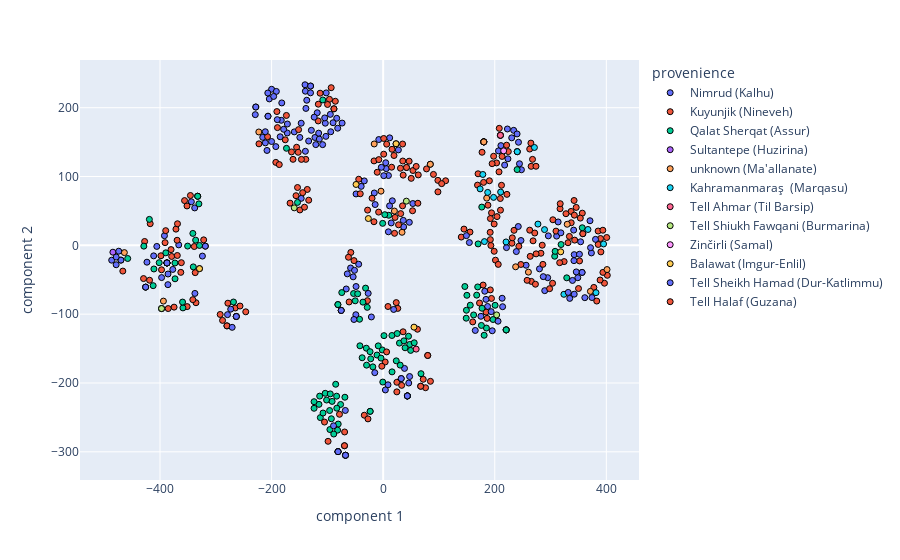

Notebook code for this chart:
### Code cell
fig = px.scatter(reduced_tsne, x="component 1", y="component 2",
                 color="provenience",
                 hover_data=["subgenre", "project", reduced_tsne.index, "date_for_viz", "Text_length_partial", "Text_length_full"])
fig.update_traces(marker=dict(line=dict(width=1, color='black')))
fig.show()

### Figure 1 — Plotly figure (JSON) as saved in the notebook; plotly's stock layout.template omitted (floating-point values rounded to 4 significant figures; data arrays with more than 128 entries replaced by an {"elided": "..."} marker saying what was removed)
{"data": [{"customdata": {"elided": "102x6 mixed values"}, "hovertemplate": "provenience=Nimrud (Kalhu)<br>component 1=%{x}<br>component 2=%{y}<br>subgenre=%{customdata[0]}<br>project=%{customdata[1]}<br>index=%{customdata[2]}<br>date_for_viz=%{customdata[3]}<br>Text_length_partial=%{customdata[4]}<br>Text_length_full=%{customdata[5]}<extra></extra>", "legendgroup": "Nimrud (Kalhu)", "marker": {"color": "#636efa", "line": {"color": "black", "width": 1}, "symbol": "circle"}, "mode": "markers", "name": "Nimrud (Kalhu)", "orientation": "v", "showlegend": true, "type": "scatter", "x": [-138.5, -215.8, -43.89, -128.7, 9.449, 1.063, -58.41, -73.59, -139.4, -15.92, -93.95, -172.0, -337.4, -332.4, -392.0, -206.4, -343.8, -182.6, 211.0, 310.9, 8.655, -146.9, 242.5, -75.24, 357.9, 353.9, 289.6, 296.0, 373.2, 175.2, -48.6, -181.8, -397.2, 27.25, -66.18, -337.8, -178.4, -94.68, -171.7, 43.35, -122.3, -103.7, -51.34, -64.3, -146.9, -200.0, -118.2, 221.0, 3.934, 38.23, 46.92, -130.2, 5.499, -83.28, -159.3, -279.0, 240.3, 206.7, 247.8, -14.34, 14.42, 256.2, 247.0, -23.3, 280.2, 313.6, 36.71, -149.3, -208.2, -130.1, 182.1, -140.1, -120.8, -192.4, -189.8, -191.5, -102.1, 11.65, -114.4, -115.6, -200.0, -133.5, -88.22, -81.52, -377.1, -33.83, -102.7, 41.86, -89.81, -130.1, 53.17, 4.605, 23.1, -3.303, -104.8, -136.9, -108.5, 187.2, -366.4, -39.41, -7.849, -53.79], "xaxis": "x", "y": [199.0, 156.9, -27.45, 167.1, 101.4, 101.2, -32.92, 177.6, 224.0, 76.05, 165.0, 163.3, -69.85, 71.33, 14.02, 187.6, 63.29, 181.7, 144.9, 13.42, -202.6, 68.25, 149.8, -94.6, 16.88, 5.151, -65.84, 13.77, -11.04, -103.1, 74.67, 206.9, -91.84, 138.6, -63.41, 54.38, 168.6, 190.3, 176.3, -218.8, 156.7, 177.5, -36.33, -41.44, 177.4, 226.8, 192.6, -3.313, -210.1, -178.8, 33.45, 221.6, 111.4, 184.6, 164.8, -100.7, 136.1, 137.2, 109.8, 59.25, 32.55, -28.91, 7.044, -241.2, -34.2, 34.0, 26.82, 156.8, 137.9, 231.5, -66.66, 233.3, 146.3, 143.4, 182.6, 223.6, 221.5, 156.2, 154.4, 163.0, 150.9, 151.6, 198.4, 170.2, -35.0, 93.63, 158.3, 113.1, 178.1, 231.5, 60.73, 120.0, 147.6, 113.3, 185.1, 210.8, 146.3, -88.83, 0.6702, 85.67, 153.7, -45.78], "yaxis": "y"}, {"customdata": {"elided": "250x6 mixed values"}, "hovertemplate": "provenience=Kuyunjik (Nineveh)<br>component 1=%{x}<br>component 2=%{y}<br>subgenre=%{customdata[0]}<br>project=%{customdata[1]}<br>index=%{customdata[2]}<br>date_for_viz=%{customdata[3]}<br>Text_length_partial=%{customdata[4]}<br>Text_length_full=%{customdata[5]}<extra></extra>", "legendgroup": "Kuyunjik (Nineveh)", "marker": {"color": "#EF553B", "line": {"color": "black", "width": 1}, "symbol": "circle"}, "mode": "markers", "name": "Kuyunjik (Nineveh)", "orientation": "v", "showlegend": true, "type": "scatter", "x": {"elided": "250 float values"}, "xaxis": "x", "y": {"elided": "250 float values"}, "yaxis": "y"}, {"customdata": {"elided": "115x6 mixed values"}, "hovertemplate": "provenience=Qalat Sherqat (Assur)<br>component 1=%{x}<br>component 2=%{y}<br>subgenre=%{customdata[0]}<br>project=%{customdata[1]}<br>index=%{customdata[2]}<br>date_for_viz=%{customdata[3]}<br>Text_length_partial=%{customdata[4]}<br>Text_length_full=%{customdata[5]}<extra></extra>", "legendgroup": "Qalat Sherqat (Assur)", "marker": {"color": "#00cc96", "line": {"color": "black", "width": 1}, "symbol": "circle"}, "mode": "markers", "name": "Qalat Sherqat (Assur)", "orientation": "v", "showlegend": true, "type": "scatter", "x": [170.2, -341.1, -410.9, -350.5, 15.92, -53.07, -329.3, -401.4, -80.62, 47.6, 39.26, -22.29, -92.89, -358.9, -387.5, -332.4, 43.35, -387.5, -1.587, 67.79, -113.8, 45.47, -28.51, -81.13, -30.2, 15.68, -419.1, 55.65, -29.76, 1.44, -50.12, -387.5, -103.9, -41.67, -31.53, -95.48, -112.6, -23.5, -115.1, -373.1, -268.3, 30.5, -340.3, -23.3, 220.5, -173.3, -67.52, 10.09, -0.8916, 43.35, -330.3, 240.1, 185.1, -81.68, 329.0, -88.57, -42.34, 177.2, -108.2, 200.6, 307.5, -123.9, -45.68, 176.8, -74.19, -153.6, 167.7, -36.28, 356.8, 197.0, 2.854, 308.2, 318.9, 23.46, -0.6726, 25.18, -8.831, -11.07, 49.27, 29.2, -18.52, 37.22, -37.67, -397.2, -3.852, 176.1, 150.1, -83.4, -68.62, -373.3, -359.6, -336.1, 156.1, -76.29, -389.6, -107.8, -95.97, -101.4, -80.91, -83.09, 148.8, -91.51, -412.3, 169.4, -123.9, 162.2, -429.0, 181.0, 220.5, -94.81, -85.08, -387.5, -457.9, 146.4, 149.2], "xaxis": "x", "y": [2.083, 17.33, -34.35, -1.09, -183.8, -70.02, -0.169, -25.2, -259.7, -144.0, -148.8, -164.9, -252.0, -90.9, -25.58, 71.33, -218.8, -25.58, -152.0, -186.5, -219.1, -132.1, -90.1, -86.08, -149.4, -131.0, 37.69, -141.6, -174.1, -131.2, -80.61, -25.58, -215.0, -146.0, -62.16, -267.7, -250.3, -154.5, -231.1, -48.63, -82.32, -174.0, -31.29, -241.2, -122.8, 141.0, -305.0, 43.67, 31.94, -218.8, 60.25, 110.1, -120.2, -268.5, -47.21, -274.1, -107.4, -91.44, 211.2, -87.11, -15.84, -236.8, -70.39, 55.57, -68.62, 62.36, -72.34, -82.52, 25.56, -107.8, 44.58, -8.706, 1.155, -167.8, -198.6, -128.2, -146.1, -159.4, -152.6, -142.0, -176.6, -138.8, -163.3, -91.84, -163.8, -116.4, -72.61, -219.2, -220.7, -25.66, -82.42, 7.574, -86.96, -231.2, -10.9, -243.6, -240.0, -224.8, -299.8, -236.6, -105.8, -226.7, -58.59, -60.43, -227.2, -101.2, -1.159, -130.7, -122.8, -215.9, -201.8, -25.58, -19.14, -59.85, -94.33], "yaxis": "y"}, {"customdata": [["sales document (person)", "huzirina", "P338308", "7th century", 1, 7]], "hovertemplate": "provenience=Sultantepe (Huzirina)<br>component 1=%{x}<br>component 2=%{y}<br>subgenre=%{customdata[0]}<br>project=%{customdata[1]}<br>index=%{customdata[2]}<br>date_for_viz=%{customdata[3]}<br>Text_length_partial=%{customdata[4]}<br>Text_length_full=%{customdata[5]}<extra></extra>", "legendgroup": "Sultantepe (Huzirina)", "marker": {"color": "#ab63fa", "line": {"color": "black", "width": 1}, "symbol": "circle"}, "mode": "markers", "name": "Sultantepe (Huzirina)", "orientation": "v", "showlegend": true, "type": "scatter", "x": [-484.4], "xaxis": "x", "y": [-9.948], "yaxis": "y"}, {"customdata": [["sales document (person)", "mallanate", "P342654", "Ashurbanipal", 5, 7], ["sales document (person)", "mallanate", "P522850", "Sargonid period", 5, 5], ["sales document (person)", "mallanate", "P522851", "Sargonid period", 5, 5], ["sales document (person)", "mallanate", "P522852", "Sargonid period", 5, 5], ["sales document (person)", "mallanate", "P522853", "Sargonid period", 8, 8], ["sales document (person)", "mallanate", "P522854", "Sargonid period", 7, 8], ["sales document (person)", "mallanate", "P522855", "Sargonid period", 5, 5], ["sales document (person)", "mallanate", "P522856", "Sargonid period", 5, 5], ["sales document (person)", "mallanate", "P522857", "Sargonid period", 12, 12], ["sales document (field)", "mallanate", "P522859", "Sargonid period", 9, 9], ["sales document (field)", "mallanate", "P522861", "Sargonid period", 7, 7], ["sales document (field)", "mallanate", "P522869", "Ashurbanipal", 4, 11], ["sales document (person)", "mallanate", "P522881", "Ashurbanipal", 10, 10], ["sales document (person)", "mallanate", "P522882", "Ashurbanipal", 3, 12], ["sales document (plot)", "mallanate", "P522883", "7th century", 2, 6]], "hovertemplate": "provenience=unknown (Ma'allanate)<br>component 1=%{x}<br>component 2=%{y}<br>subgenre=%{customdata[0]}<br>project=%{customdata[1]}<br>index=%{customdata[2]}<br>date_for_viz=%{customdata[3]}<br>Text_length_partial=%{customdata[4]}<br>Text_length_full=%{customdata[5]}<extra></extra>", "legendgroup": "unknown (Ma'allanate)", "marker": {"color": "#FFA15A", "line": {"color": "black", "width": 1}, "symbol": "circle"}, "mode": "markers", "name": "unknown (Ma'allanate)", "orientation": "v", "showlegend": true, "type": "scatter", "x": [20.13, 84.48, 371.5, 401.2, 185.6, 33.78, 329.9, 180.4, 237.4, -3.867, -16.06, -222.9, 260.3, -393.9, -463.9], "xaxis": "x", "y": [49.83, 117.8, -66.88, -35.18, 68.64, 18.96, 30.63, 150.3, -31.19, 78.72, 147.3, 164.7, -38.95, -81.02, -10.55], "yaxis": "y"}, {"customdata": [["sales document (person)", "marqasu", "P522546", "Sargonid period", 9, 9], ["sales document (person)", "marqasu", "P522547", "Sargonid period", 4, 5], ["sales document (person)", "marqasu", "P522548", "7th century", 7, 9], ["sales document (person)", "marqasu", "P522549", "post-canonical", 36, 36], ["sales document (person)", "marqasu", "P522553", "Ashurbanipal", 10, 10], ["sales document (person)", "marqasu", "P522555", "post-canonical", 11, 11], ["sales document (person)", "marqasu", "P522559", "post-canonical", 8, 8], ["sales document (person)", "marqasu", "P522560", "Sargonid period", 2, 5], ["sales document (person)", "marqasu", "P522562", "Sargonid period", 10, 10], ["sales document (person)", "marqasu", "P522563", "Ashurbanipal", 2, 5], ["sales document (garden)", "marqasu", "P522566", "Ashurbanipal", 12, 12], ["sales document (field)", "marqasu", "P522567", "Ashurbanipal", 5, 5], ["sales document (person)", "marqasu", "P522568", "Ashurbanipal", 11, 11], ["sales document (person)", "marqasu", "P522572", "Sargonid period", 5, 5], ["sales document (field)", "marqasu", "P522573", "Sargonid period", 5, 5], ["sales document (person)", "marqasu", "P522576", "Ashurbanipal", 5, 5], ["sales document (person)", "marqasu", "P522577", "Ashurbanipal", 7, 7]], "hovertemplate": "provenience=Kahramanmaraş  (Marqasu)<br>component 1=%{x}<br>component 2=%{y}<br>subgenre=%{customdata[0]}<br>project=%{customdata[1]}<br>index=%{customdata[2]}<br>date_for_viz=%{customdata[3]}<br>Text_length_partial=%{customdata[4]}<br>Text_length_full=%{customdata[5]}<extra></extra>", "legendgroup": "Kahramanmaraş  (Marqasu)", "marker": {"color": "#19d3f3", "line": {"color": "black", "width": 1}, "symbol": "circle"}, "mode": "markers", "name": "Kahramanmaraş  (Marqasu)", "orientation": "v", "showlegend": true, "type": "scatter", "x": [277.4, 367.1, 289.2, 181.5, 178.6, 220.3, 323.9, 43.35, 173.8, 43.35, 197.9, 271.1, 210.6, 381.5, 395.1, 240.3, 187.4], "xaxis": "x", "y": [30.89, 23.03, 22.85, 5.427, 103.0, 4.911, -71.16, -218.8, 82.03, -218.8, 69.67, 142.2, 77.4, -68.73, 2.009, 136.1, 76.89], "yaxis": "y"}, {"customdata": [["sales document (person)", "tilbarsip", "P522599", "Ashurbanipal", 4, 5], ["sales document (person)", "tilbarsip", "P522604", "Ashurbanipal", 5, 5]], "hovertemplate": "provenience=Tell Ahmar (Til Barsip)<br>component 1=%{x}<br>component 2=%{y}<br>subgenre=%{customdata[0]}<br>project=%{customdata[1]}<br>index=%{customdata[2]}<br>date_for_viz=%{customdata[3]}<br>Text_length_partial=%{customdata[4]}<br>Text_length_full=%{customdata[5]}<extra></extra>", "legendgroup": "Tell Ahmar (Til Barsip)", "marker": {"color": "#FF6692", "line": {"color": "black", "width": 1}, "symbol": "circle"}, "mode": "markers", "name": "Tell Ahmar (Til Barsip)", "orientation": "v", "showlegend": true, "type": "scatter", "x": [59.18, 210.2], "xaxis": "x", "y": [-150.8, 159.9], "yaxis": "y"}, {"customdata": [["sales document (person)", "burmarina", "P522614", "Sargonid period", 1, 5], ["sales document (person)", "burmarina", "P522617", "Sargonid period", 2, 7], ["sales document", "burmarina", "P522618", "Sargonid period", 11, 25], ["sales document (person)", "burmarina", "P522619", "Sargonid period", 2, 22], ["sales document", "burmarina", "P522620", "Sargonid period", 2, 4], ["sales document (field)", "burmarina", "P522621", "Sargonid period", 1, 7]], "hovertemplate": "provenience=Tell Shiukh Fawqani (Burmarina)<br>component 1=%{x}<br>component 2=%{y}<br>subgenre=%{customdata[0]}<br>project=%{customdata[1]}<br>index=%{customdata[2]}<br>date_for_viz=%{customdata[3]}<br>Text_length_partial=%{customdata[4]}<br>Text_length_full=%{customdata[5]}<extra></extra>", "legendgroup": "Tell Shiukh Fawqani (Burmarina)", "marker": {"color": "#B6E880", "line": {"color": "black", "width": 1}, "symbol": "circle"}, "mode": "markers", "name": "Tell Shiukh Fawqani (Burmarina)", "orientation": "v", "showlegend": true, "type": "scatter", "x": [-397.2, 41.56, 203.4, -159.4, -80.91, -80.91], "xaxis": "x", "y": [-91.84, 64.21, -101.1, 54.5, -299.8, -299.8], "yaxis": "y"}, {"customdata": [["sales document (person)", "samal", "P522658", "Sargonid period", 5, 5]], "hovertemplate": "provenience=Zinčirli (Samal)<br>component 1=%{x}<br>component 2=%{y}<br>subgenre=%{customdata[0]}<br>project=%{customdata[1]}<br>index=%{customdata[2]}<br>date_for_viz=%{customdata[3]}<br>Text_length_partial=%{customdata[4]}<br>Text_length_full=%{customdata[5]}<extra></extra>", "legendgroup": "Zinčirli (Samal)", "marker": {"color": "#FF97FF", "line": {"color": "black", "width": 1}, "symbol": "circle"}, "mode": "markers", "name": "Zinčirli (Samal)", "orientation": "v", "showlegend": true, "type": "scatter", "x": [216.0], "xaxis": "x", "y": [137.3], "yaxis": "y"}, {"customdata": [["sales document (field)", "imgurenlil", "P522826", "8th century", 4, 4], ["lease document (field)", "imgurenlil", "P522827", "7th century", 6, 8], ["lease document (field)", "imgurenlil", "P522830", "Unknown", 1, 5], ["sales document (person)", "imgurenlil", "P522841", "Sargonid period", 14, 14], ["sales document (person)", "imgurenlil", "P522842", "Sargonid period", 5, 5], ["sales document (field)", "imgurenlil", "P522846", "Sargonid period", 11, 12]], "hovertemplate": "provenience=Balawat (Imgur-Enlil)<br>component 1=%{x}<br>component 2=%{y}<br>subgenre=%{customdata[0]}<br>project=%{customdata[1]}<br>index=%{customdata[2]}<br>date_for_viz=%{customdata[3]}<br>Text_length_partial=%{customdata[4]}<br>Text_length_full=%{customdata[5]}<extra></extra>", "legendgroup": "Balawat (Imgur-Enlil)", "marker": {"color": "#FECB52", "line": {"color": "black", "width": 1}, "symbol": "circle"}, "mode": "markers", "name": "Balawat (Imgur-Enlil)", "orientation": "v", "showlegend": true, "type": "scatter", "x": [23.1, 55.24, -329.2, -48.62, 318.3, -26.56], "xaxis": "x", "y": [147.6, -118.9, -33.85, 88.46, -9.411, 38.95], "yaxis": "y"}, {"customdata": {"elided": "93x6 mixed values"}, "hovertemplate": "provenience=Tell Sheikh Hamad (Dur-Katlimmu)<br>component 1=%{x}<br>component 2=%{y}<br>subgenre=%{customdata[0]}<br>project=%{customdata[1]}<br>index=%{customdata[2]}<br>date_for_viz=%{customdata[3]}<br>Text_length_partial=%{customdata[4]}<br>Text_length_full=%{customdata[5]}<extra></extra>", "legendgroup": "Tell Sheikh Hamad (Dur-Katlimmu)", "marker": {"color": "#636efa", "line": {"color": "black", "width": 1}, "symbol": "circle"}, "mode": "markers", "name": "Tell Sheikh Hamad (Dur-Katlimmu)", "orientation": "v", "showlegend": true, "type": "scatter", "x": [217.7, 233.9, -270.7, 16.44, -204.1, 244.3, -423.4, 341.4, -123.6, -474.0, 342.5, -211.3, 371.7, 242.2, 342.4, 380.6, -425.8, 294.9, 222.7, 223.6, -206.8, 348.9, 287.0, -48.99, -15.06, -75.24, 351.8, 361.4, 374.2, 370.7, 149.2, 36.07, 213.2, 11.5, 342.0, -80.91, -26.83, 331.7, 356.5, 356.5, 346.1, -48.59, -470.0, -470.0, 339.3, -385.8, -67.52, -405.7, 230.4, -486.6, 238.7, 154.5, -324.0, 18.83, -229.2, 318.5, 32.38, -425.8, -397.1, 43.35, -80.91, 214.1, 195.5, 165.1, -139.4, -196.3, -478.6, 184.2, -411.3, 240.0, 193.6, 205.9, -184.6, -206.4, 45.83, -387.5, -67.83, 334.4, -318.8, -211.2, -88.97, -273.3, -228.3, -21.16, -263.2, -52.39, 9.38, -385.7, -67.52, -228.3, 47.4, -67.52, -478.5], "xaxis": "x", "y": [116.6, 167.1, -119.1, 64.73, 212.7, 118.6, -24.48, 22.14, 186.2, -8.507, -70.96, 165.0, -3.383, 27.36, -13.5, 8.672, -60.7, -47.01, 169.0, 125.7, 221.3, -47.03, -45.48, -100.8, -185.0, -94.6, -13.0, -76.02, -75.85, 35.72, 14.09, 36.29, -76.87, 57.34, -22.25, -299.8, -69.78, -68.41, -39.36, -39.36, -38.62, -59.8, -21.47, -21.47, -51.02, -57.13, -305.0, -1.572, 156.2, -21.58, -9.053, 4.021, -15.62, -93.14, 189.9, 18.2, -193.6, -60.7, -46.83, -218.8, -299.8, -89.16, -124.1, -123.7, 136.6, 216.4, -28.22, -78.53, -15.29, 161.9, -96.35, -110.2, 157.7, 187.6, -200.1, -25.58, -239.9, -77.08, -1.177, 148.9, -262.2, -92.75, 201.0, -104.1, -103.4, -107.7, 19.67, -41.65, -305.0, 201.0, -190.6, -305.0, -17.01], "yaxis": "y"}, {"customdata": [["sales document (person)", "guzana", "P527420", "post-canonical", 4, 10], ["sales document (person)", "guzana", "X214103", "8th century", 6, 14]], "hovertemplate": "provenience=Tell Halaf (Guzana)<br>component 1=%{x}<br>component 2=%{y}<br>subgenre=%{customdata[0]}<br>project=%{customdata[1]}<br>index=%{customdata[2]}<br>date_for_viz=%{customdata[3]}<br>Text_length_partial=%{customdata[4]}<br>Text_length_full=%{customdata[5]}<extra></extra>", "legendgroup": "Tell Halaf (Guzana)", "marker": {"color": "#EF553B", "line": {"color": "black", "width": 1}, "symbol": "circle"}, "mode": "markers", "name": "Tell Halaf (Guzana)", "orientation": "v", "showlegend": true, "type": "scatter", "x": [-105.2, 6.159], "xaxis": "x", "y": [-256.8, -154.8], "yaxis": "y"}], "layout": {"legend": {"title": {"text": "provenience"}, "tracegroupgap": 0}, "margin": {"t": 60}, "xaxis": {"anchor": "y", "domain": [0, 1], "title": {"text": "component 1"}}, "yaxis": {"anchor": "x", "domain": [0, 1], "title": {"text": "component 2"}}}}
